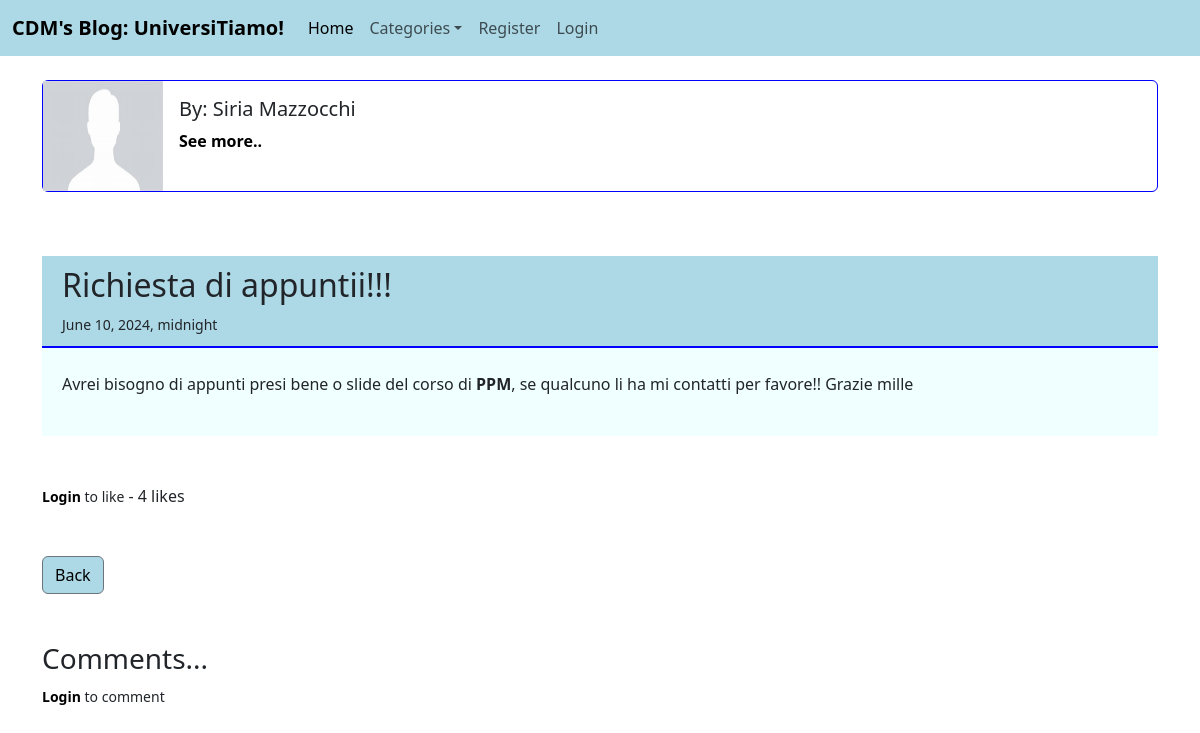
Page /article/24/ on the committed database.
### elaboratoPPM/models.py (models this page shows, shortened)
class Post(models.Model):
    title = models.CharField(max_length=255)
    author = models.ForeignKey(User, on_delete=models.CASCADE)
    body = RichTextField(blank=True, null=True)
    post_date = models.DateTimeField(auto_now_add=True)
    category = models.CharField(max_length=255, choices= CATEGORY_CHOICES, default='blog')
    likes = models.ManyToManyField(User, related_name='blog_posts')
    def total_likes(self):
        return self.likes.count()

### elaboratoPPM/views.py (the view)
# urls.py: path('article/<int:pk>/', ArticleDetailView.as_view(), name='article_detail'),
class ArticleDetailView(DetailView):
    model = Post
    template_name = 'article_details.html'
    def get_context_data(self, *args, **kwargs):
        cat_menu = Category.objects.all()
        context = super(ArticleDetailView, self).get_context_data(*args, **kwargs)
        var = get_object_or_404(Post, id=self.kwargs['pk'])
        total_likes = var.total_likes()
        liked = False
        if var.likes.filter(id=self.request.user.id).exists():
            liked = True
        context['cat_menu'] = cat_menu
        context['total_likes'] = total_likes
        context['liked'] = liked
        return context

### elaboratoPPM/models.py (called while the page is built)
    def __str__(self):
        return self.name

### elaboratoPPM/templates/article_details.html (shortened to what this page needs)
{% extends "base.html" %}
{%load static%}
{% block content %}
    <div class="card mb-3" style="border: 1px solid blue">
      <div class="row g-0">
          <img src="{%static '/myproject/images/profile_image.png'%}" class="fixed-image" style="width: 120px; height: 110px;" alt="...">
        <div class="col-md-8">
          <div class="card-body">
            <h5 class="card-title">By: {{post.author.first_name}} {{post.author.last_name}}</h5>
            <p class="text-small text-muted">
                <a href="{%url 'show_profile_page' post.author.id%}">See more..</a>
          </div>
        </div>
      </div>
    </div>
    <br/><br/>
    <div>
        <div  style="background-color: lightblue; border-bottom: 2px solid blue; padding: 10px 20px">
        <h2>{{post.title}}</h2>
        <small>
           {{ post.post_date}}
        </small>
        <br/></div>
        <div style="background-color: azure; padding: 0px 20px"><br/>{{post.body|safe}}<br/></div>
    </div>
    <br/><br/>
    <form action ="{%url 'like_post' post.pk %}" method="POST"> {% csrf_token %}
    {% if user.is_authenticated %}
        {% if liked %}
            <button type="submit", name="post_id", value="{{post.id}}", class="btn btn-danger btn-sm">UnLike</button>
        {%else%}
            <button type="submit", name="post_id", value="{{post.id}}", class="btn btn-primary btn-sm">Like</button>
        {% endif %}
        {% else %}</form>
    <small><a href="{% url 'login'%}">Login</a> to like</small>
        {% endif %} - {{total_likes}} likes <br/>
    <br/><br/>
    <a href="{% url 'home'%}" class="btn btn-secondary" style="background-color: lightblue; color: black">Back</a>
    <br/><br/><br/>
    <h3>Comments...</h3>
    {%if not post.comments.all%}
    <p>No Comments Yet..   <a href="{%url 'add_comment' post.pk%}"> Add One</a></p><br/>
    {%else%}
        {% if user.is_authenticated %}
            <a href="{%url 'add_comment' post.pk%}">Add Comment</a><br/>
            {%for comment in post.comments.all%}
                <br/>
                <div>
                    <div style="background-color: lightblue">
                        <strong>{{comment.name}} - {{comment.date_added}}</strong>
                    </div>
                <div style="background-color: azure">{{comment.body}}</div>
                </div>
            {%endfor%}
        {%else%}
            <small><a href="{% url 'login'%}">Login</a> to comment</small>
        {%endif%}
    {% endif %}
{% endblock %}

### static/myproject/css/style.css (style rules this page uses)
a { color: black; text-decoration: none; font-weight: bold }

### rows in the picture
Post: author.first_name "Siria", author.last_name "Mazzocchi", title "Richiesta di appuntii!!!", post_date "June 10, 2024, midnight", body "Avrei bisogno di appunti presi bene o slide del corso di PPM , se qualcuno li ha mi contatti per favore!! Grazie mille"

### other values in the picture
{{ total_likes }} "4"
